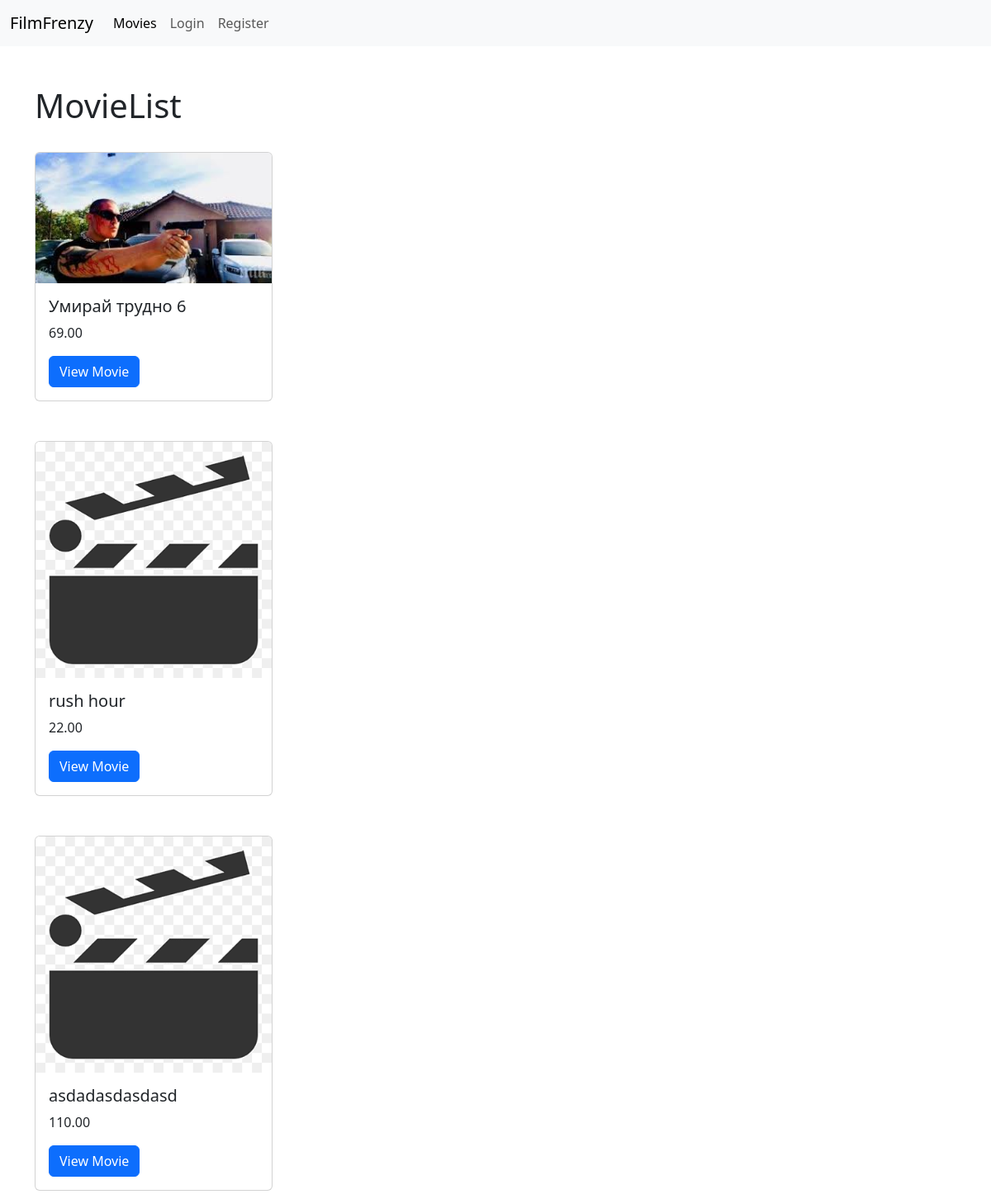
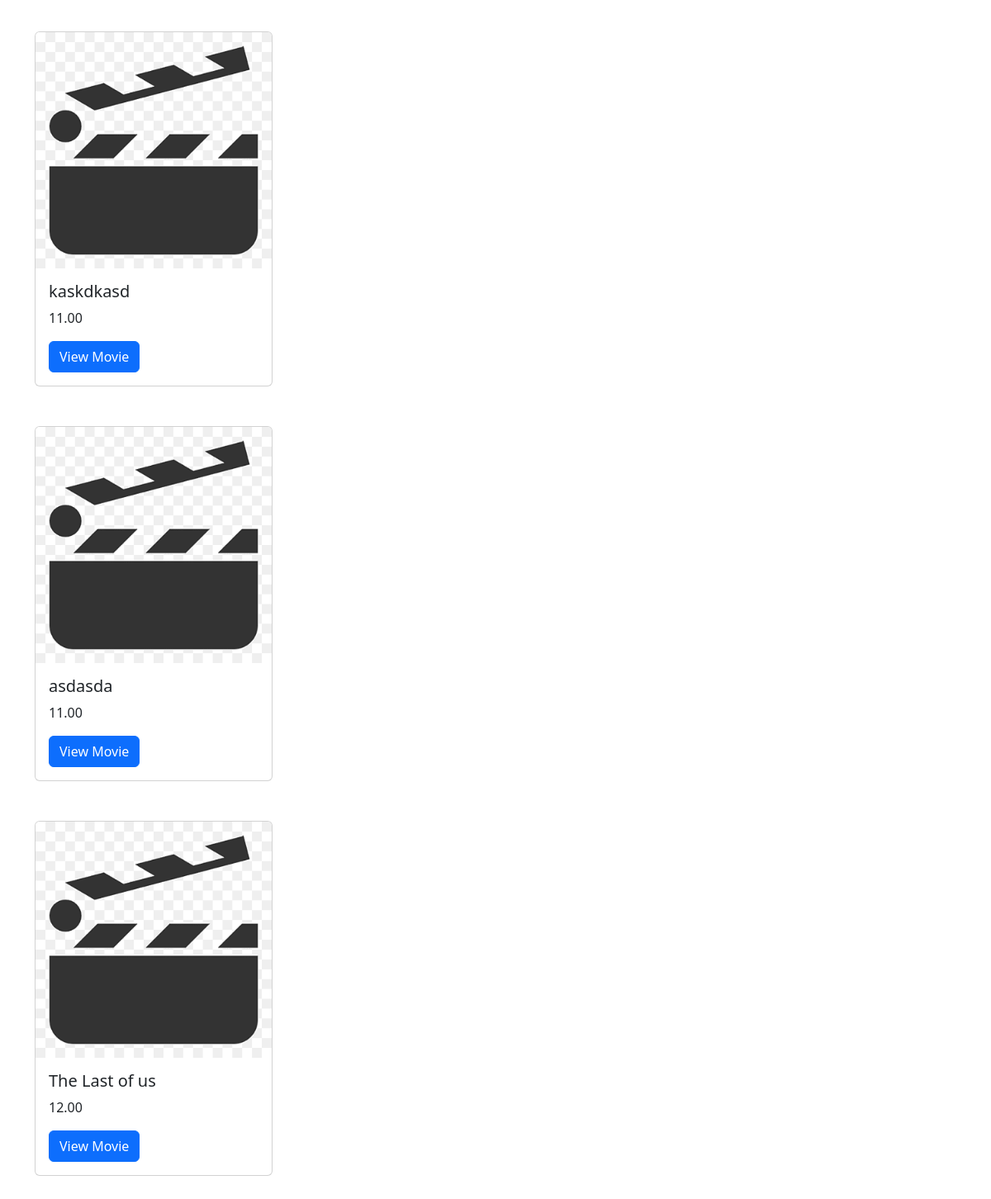
The app's page /movie_list/ with its own data (2 pictures, top to bottom).
### base/models.py (models this page shows, shortened)
class Movie(models.Model):
    name = models.CharField(verbose_name="title", max_length=90,default ='')
    duration = models.IntegerField(verbose_name="movie duration", default=0)
    description = models.TextField(verbose_name="movie description", default='')
    price = models.DecimalField(verbose_name="movie price", decimal_places=2, max_digits=5, default=0)
    image = models.ImageField(verbose_name="movie image", max_length=255, upload_to="images/", null=True, blank=True,
                              default='17-640x640.jpeg')
    @property
    def my_image(self):
        if self.image :
            return self.image.url
        return '/media/images/png-transparent-clapperboard-computer-icons-film-movie-poster-angle-text-logo-thumbnail_fFfV2Vv.png'

### base/views.py (the view)
# urls.py: path('movie_list/',views.movie_list,name = 'movie_list'),
def movie_list(request):
    movies = Movie.objects.all()
    return render(request,'movie_list.html',{"movies":movies})

### base/templates/movie_list.html
{% extends 'base.html' %}
{% load static %}
{% block content %}
<h1> MovieList</h1>
    <br/>
{% if movies %}
    {% for movie in movies %}
            <div class="card" style="width: 18rem;">
            <img src='{{movie.my_image}}' class="card-img-top">
        <div class="card-body">
            <h5 class="card-title">{{ movie.name}}</h5>
            <p class="card-text">{{ movie.price }}</p>
            <a href="{%url 'movie' movie.id %}" class="btn btn-primary">View Movie</a>
        </div>
        </div>
<br/><br/>
    {% endfor %}
{% endif %}
{% endblock %}

### base/templates/base.html (shortened to what this page needs)
<!doctype html>
<html lang="en">
  <head>
    <link href="https://cdn.jsdelivr.net/npm/bootstrap@5.3.0-alpha1/dist/css/bootstrap.min.css" rel="stylesheet">
  </head>
  <body>
  {% include 'navbar.html' %}
  <br/>
  <div class = "container">
    <br/>
  {% block content %}
  {% endblock %}
  </div>
  </body>
</html>

### base/templates/navbar.html (shortened to what this page needs)
<nav class="navbar navbar-expand-lg bg-body-tertiary">
  <div class="container-fluid">
    <a class="navbar-brand" href="{% url 'homepage' %}">FilmFrenzy</a>
    <div class="collapse navbar-collapse" id="navbarSupportedContent">
      <ul class="navbar-nav me-auto mb-2 mb-lg-0">
        <li class="nav-item">
          <a class="nav-link active" aria-current="page" href="{% url 'movie_list' %}">Movies</a>
        </li>
        {%if user.is_authenticated %}
        <li class="nav-item">
          <a class="nav-link" href="{% url 'profile' request.user.id %}">My profile</a>
        </li>
          <li class="nav-item">
          <a class="nav-link" href="{% url 'add_funds' %}">Add funds</a>
        </li>
        <li class="nav-item">
          <a class="nav-link" href="{% url 'logout' %}">Logout</a>
        </li>
        <li class="nav-item">
          <a class="nav-link" href="{% url 'add_funds_manually' %}">Add Funds Manually</a>
        </li>
        {%else%}
        <li class="nav-item">
          <a class="nav-link" href="{% url 'login' %}">Login</a>
        </li>
        <li class="nav-item">
          <a class="nav-link" href="{% url 'register' %}">Register</a>
        </li>
        {% endif %}
      </ul>
    </div>
  </div>
</nav>

### records on screen
Movie: my_image (picture), name "Умирай трудно 6", price "69.00"
Movie: name "rush hour", price "22.00"
Movie: name "asdadasdasdasd", price "110.00"
Movie: name "kaskdkasd", price "11.00"
Movie: name "asdasda", price "11.00"
Movie: my_image (picture), name "The Last of us", price "12.00"
